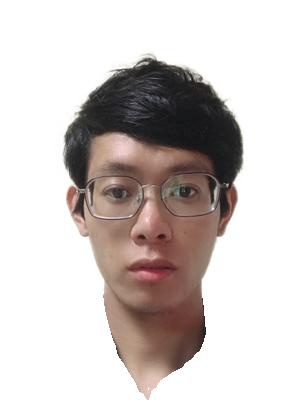
#> input picture python/照片换装2/5-88.png, 296 x 414 px
$ python coverimgs.py
#> lines starting #> are read from the running program, lines starting #| are printed output that depends on the picture
### python/照片换装2/pictools.py
#!usr/bin/python
# -*- coding: utf-8 -*-
import numpy as np
from PIL import Image,ImageDraw,ImageFilter

'''
#获得衣服衣领最上边像素在图像中的位置函数
def getTwoHightestPoint2(img):
	sp=img.size
	height=sp[1]
	width=sp[0]
	count = 0
	x1 = x2 = x3 = x4 = 0

	lastposition = False
	newposition = False
	for yh in range(height):
		count = 0
		for xw in range(width):
			color_d = img.getpixel((xw,yh))
			if(color_d[3] == 255):
				newposition = True
			else:
				newposition = False
			if (newposition and (not lastposition) ) or ( (not newposition) and lastposition):
				if count == 2 and xw - x2 < 30:
					x2 = xw
				else:
					count += 1
				if count == 2:
					x2 = xw
				elif count == 3:
					x3 = xw
				elif count == 4:
					return x2,x3, yh-1
			# 记录上一次是否在头像上
			lastposition = newposition
'''
#获得衣服衣领最上边像素在图像中的位置函数
def getTwoHightestPoint(img):
	sp=img.size
	height=sp[1]
	width=sp[0]

	lastposition = False
	newposition = False

	diff = 50

	hightest_x1 = hightest_x2 = 0
	hightest_y1 = hightest_y1 = height - 1

	firstpoint = False
	secondpoint = False
	for xw in range(width):
		for yh in range(height):

			color_d = img.getpixel((xw,yh))
			if(color_d[3] == 255):
				if secondpoint == False:
					if xw - hightest_x1 <= diff and yh <= hightest_y1:
						hightest_x1 = xw
						hightest_y1 = yh
					if xw - hightest_x1 > diff:
						hightest_x2 = xw
						hightest_y2 = yh
						secondpoint = True
				else:
					if yh <= hightest_y2:
						hightest_x2 = xw
						hightest_y2 = yh
				break
	return hightest_x1,hightest_x2, max(hightest_y1, hightest_y2)

# 覆盖图片
def coverImgs1(img, img_l, img_m, img_r,x1,x3, y1,y2):
	sp=img.size
	h1=sp[1]
	w1=sp[0]

	# 衣服
	sp=img_l.size
	h2=sp[1]
	w2_l=sp[0]
	sp=img_r.size
	w2_r=sp[0]

	x_begin = x_end = 0
	y_end = 0

	# 获取覆盖边界，以免超过图片范围
	# 头部左侧宽度
	# 头部对接点以下部分高度
	w_l = x1
	w_r = w1 - x3
	h_d = h1 - y1

	rate_l = w_l / w2_l
	rate_r = w_r / w2_r
	rate_y = h_d / (h2 - y2)

	h2_h = int(rate_y * h2) + 1
	# 重置左右侧衣服尺寸
	img_l = img_l.resize((w_l,h2_h))
	img_m = img_m.resize((x3-x1,h2_h))
	img_r = img_r.resize((w_r,h2_h))

	pixels = img.load()
	for yh in range(y1, h1):
		for xw in range(0, w1):
			# 将不为透明的点覆盖到对应位置
			try:
				if xw < x1:
					color_d = img_l.getpixel((xw, h2_h - (h1-yh)))
				elif xw >= x3:
					color_d = img_r.getpixel((xw - x3, h2_h - (h1-yh)))
				else:
					color_d = img_m.getpixel((xw - x1, h2_h - (h1-yh)))

				if(color_d[3] > 150):
						pixels[xw,yh] = color_d

			except:
				print(xw, x1, x3, w1,img_l.size, (xw, h2_h - (h1-yh)))
				break

	return img


# 覆盖图片
# [57 lines left out: function coverImgs2, not called in this run]

def changeBack(img, color):
	x,y = img.size

	p = Image.new('RGBA', img.size, color)
	p.paste(img, (0, 0, x, y), img)

	return p

### python/照片换装2/coverimgs.py
#!usr/bin/python
# -*- coding: utf-8 -*-
import numpy as np
import pictools as pt
from PIL import Image,ImageDraw,ImageFilter

img_h = Image.open("5-88.png")      # head
#> img_h is the input picture: PIL image 296x414 RGBA; mean R, G, B, A 182.8, 170.2, 155.8, 82.9
img_c = Image.open("01.png")        # clouth
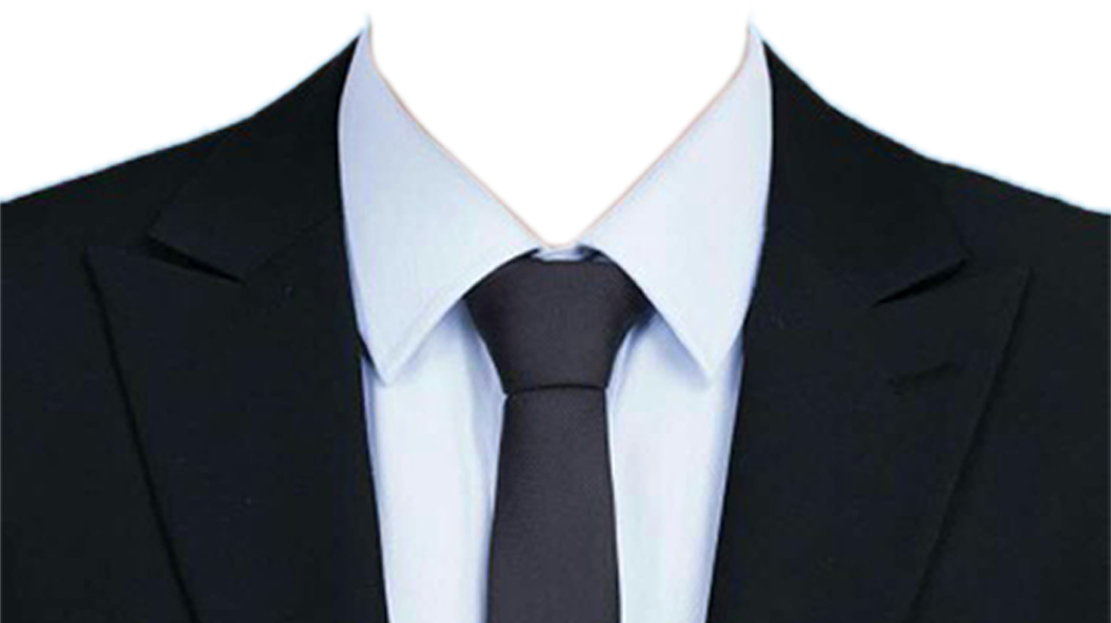
#> input picture python/照片换装2/01.png, 1111 x 623 px
#> img_c is the input picture: PIL image 1111x623 RGBA; mean R, G, B, A 81.4, 99.6, 106.7, 195.1

x1 = 105
x2 = 203
y1 = 305

x3,x4,y3 = pt.getTwoHightestPoint(img_c)
#> after the loop in getTwoHightestPoint, `for xw in range(width):`: hightest_x1 = 362; hightest_x2 = 756; hightest_y1 = 40; hightest_y2 = 43; secondpoint = True
#> x3 = 362; x4 = 756; y3 = 43

diff =10
rate = float((x4-x3-2*diff)/(x2-x1))
#> rate = 3.82
sp = img_h.size
#> sp = (296, 414)
img_h=img_h.resize((int(sp[0] * rate),int(sp[1]*rate)))  #,Image.BILINEAR
#> img_h: PIL image 1129x1579 RGBA

# 裁剪衣服为三部分
sp_c = img_c.size
#> sp_c = (1111, 623)
img_l = img_c.crop((0,0,x3, sp_c[1]))
img_m = img_c.crop((x3, 0, x4, sp_c[1]))
img_r = img_c.crop((x4, 0, sp_c[0], sp_c[1]))
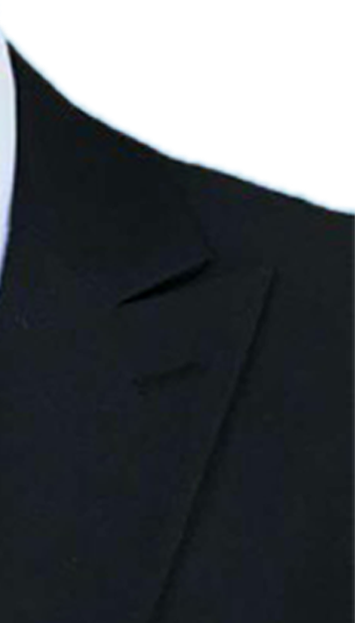
#> img_r: PIL image 355x623 RGBA; mean R, G, B, A 45.1, 72, 82.6, 195.2; transparent parts drawn white

## 覆盖 衣服 短了拉升 长了压缩
img = pt.coverImgs1(img_h, img_l, img_m, img_r, int(rate*x1), int(rate*x2), int(rate*y1), y3)
#> in coverImgs1, `rate_y = h_d / (h2 - y2)`: rate_y = 0.717
#> in coverImgs1, `h2_h = int(rate_y * h2) + 1`: h2_h = 447
#> in coverImgs1, `img_l = img_l.resize((w_l,h2_h))`:
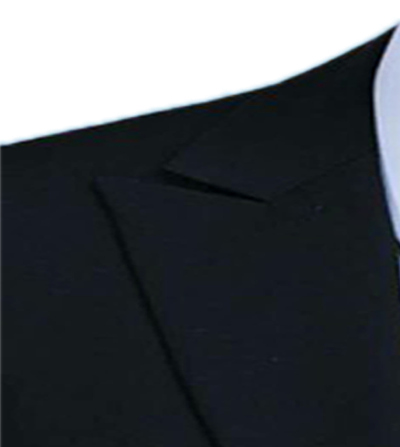
#> img_l: PIL image 400x447 RGBA; mean R, G, B, A 20.5, 25.5, 30.3, 200; transparent parts drawn white
#> in coverImgs1, `img_m = img_m.resize((x3-x1,h2_h))`:
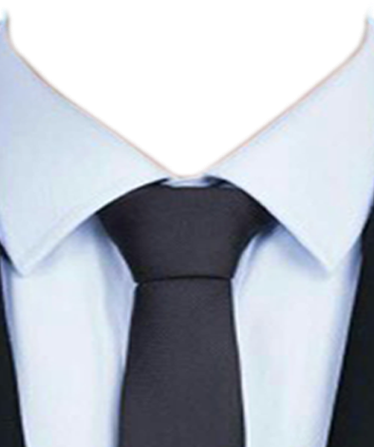
#> img_m: PIL image 374x447 RGBA; mean R, G, B, A 120.3, 125.4, 134.9, 190.4; transparent parts drawn white
#> in coverImgs1, `img_r = img_r.resize((w_r,h2_h))`:
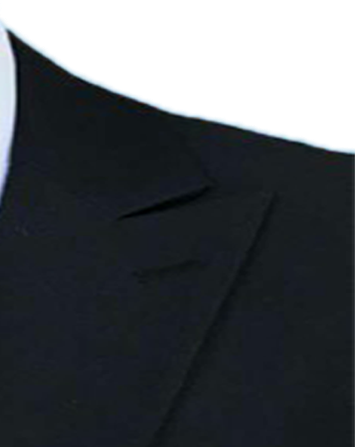
#> img_r: PIL image 355x447 RGBA; mean R, G, B, A 21.4, 26.3, 30.7, 195.2; transparent parts drawn white

## 覆盖 衣服 短了拉升 长了裁剪
#img = pt.coverImgs2(img_h, img_l, img_m, img_r, int(rate*x1), int(rate*x2), int(rate*y1), y3)


# 回复原来的尺寸
img=img.resize(sp)  #,Image.BILINEAR
#> img: PIL image 296x414 RGBA

# 背景绘制颜色
img = pt.changeBack(img, (240,0,0))
#> in changeBack, `p = Image.new('RGBA', img.size, color)`:
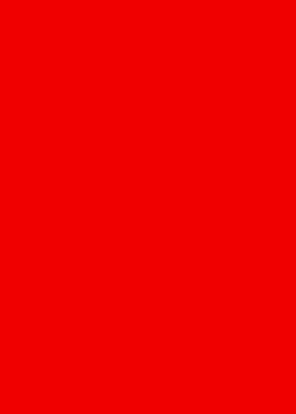
#> p: PIL image 296x414 RGBA; mean R, G, B, A 240, 0, 0, 255
#> in changeBack, `p.paste(img, (0, 0, x, y), img)`:
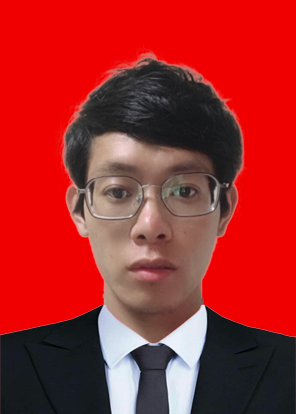
#> p: PIL image 296x414 RGBA; mean R, G, B, A 164.3, 41, 40.6, 253.7; transparent parts drawn white

img.save('result.png')
